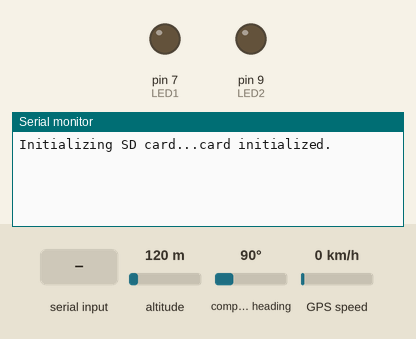
A sketch run on a simulated Arduino Uno, built with avr-gcc and run on an emulated ATmega328P. Parts: output pins drawn as LEDs (lit = HIGH), the last lines printed to the serial monitor. The test bench sets the inputs (shaded band); at power-on: altitude 120 m, compass heading 90°, GPS speed 0 km/h. Storage starts empty; the GPS gets a fix after 3 s at 37.7749, -122.4194 with 8 satellites.

Above: at 1.2 s.
1.3 s: "i" received over Serial
At 4.5 s:
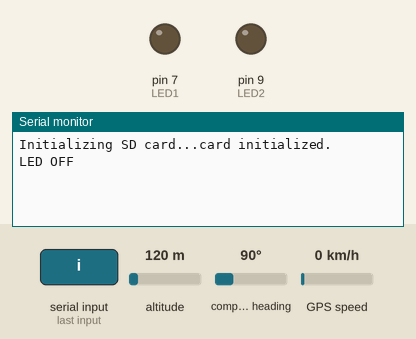
4.8 s: "f" received over Serial
At 7.7 s:
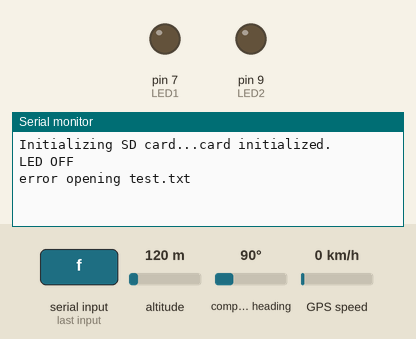
8.3 s: "c90\n" received over Serial
At 10.7 s:
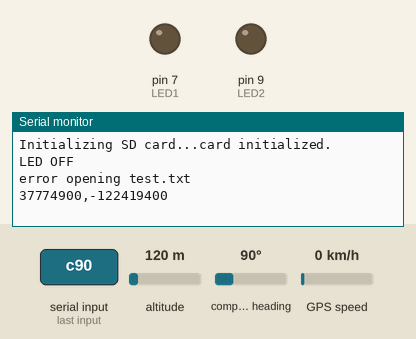

The sketch:

andruino_demov4.ino
```cpp
#include <SoftwareSerial.h>
#include <TinyGPS.h>
#include <SPI.h>
#include <SD.h>

/* Bluetooth is on dedicated serial pins (0,1)
 Make sure to unplug when uploading sketches!
 or using serial monitor.
 UBLOX NEO-6M GPS module is 9600 3.3v but has onboard converter
*/

SoftwareSerial gpsSerial(2, 3); // (rx,tx) create gps sensor connection
TinyGPS gps; // create gps object

const int CS = 10; // chip/slave select
const int LED1 = 7;  // green led
const int LED2 = 9;  // red led  ~

long lat,lon; // location

bool record = false;        // save location stream to file
bool display_gps = false;  // send location stream to display

File dataFile;  // "log.csv" SD card

void setup() {
  Serial.begin(9600); // connect serial
  gpsSerial.begin(9600); // connect gps sensor

  pinMode(LED1, OUTPUT);
  pinMode(LED2, OUTPUT);

  Serial.print("Initializing SD card...");
  pinMode(CS, OUTPUT);

  // if card is present, try to initialize
  if (!SD.begin(CS))
    Serial.println("Card failed, or not present");
  else
    Serial.println("card initialized.");
  }

void loop() {

  while(gpsSerial.available()){ // check for gps data
    if(gps.encode(gpsSerial.read())) { // encode gps data
      gps.get_position(&lat,&lon); // get latitude and longitude

      if (record) {
        dataFile = SD.open("log.csv", FILE_WRITE);
        if (dataFile) {
          String dataString = String(lat) + "," + String(lon);
          dataFile.println(dataString);
          dataFile.close();
        }
        // if the file isn't open, pop up an error:
        else {
          Serial.println("error opening log.csv");
        }
      }
      if (display_gps) {
        // display position
        Serial.print("lat: ");Serial.print(lat);Serial.print(" ");// print latitude
        Serial.print("lon: ");Serial.println(lon); // print longitude
      }
    }
  }


  /* State machine */
  /*****************/
  String text; // arduino is weird, that is all. may just have too many locals
  if (Serial.available() > 0) {  // if there is data to be read

  char c = Serial.read();
  int pin, val, bin;
  //if (Serial.available() > 0)
    pin = Serial.parseInt();
  //if (Serial.available() > 0) {
    Serial.read();
    val = Serial.parseInt();
  //}
  bin = pin;

    switch (c) {
      case 'p':                  // set pinMode
        pinMode(pin, val);
        break;

      case 'a':                 // PWM        %256 if you change seekbar
        analogWrite(pin, val);  // accepts values 0 - 255
        break;

      case 'w':                  // digitalWrite
        digitalWrite(pin, val);
        break;

      case 'c':                  //
        text = String(lat) + "," + String(lon);
        Serial.println(text);
        break;

      case 's':                 // toggle ave file
        if (bin > 0)
          record = true;
        else record = false;
        break;

      case 'g':                 // togglesend GPS to serial
        if (bin > 0)
          display_gps = true;
        else display_gps = false;
        break;

      case 'f':                // file to serial
        // re-open the file for reading:
        dataFile = SD.open("log.csv", FILE_READ);
        if (dataFile) {
          Serial.println("log.csv:");
          // read from the file until there's nothing else in it:
          while (dataFile.available()) {
            Serial.write(dataFile.read());
          }
          // close the file:
          dataFile.close();
        } else {
        // if the file didn't open, print an error:
        Serial.println("error opening test.txt");
        }
        break;

      case 'd':
        //delay = pin; not implemented
      break;

      case 'i':                    // digitalWrite
        if (bin == 0) {
          digitalWrite(LED1, LOW);  // if 1, switch LED Off
          Serial.println("LED OFF");  // print message
        }
        else if (bin == 1) {
          digitalWrite(LED1, HIGH); // if 0, switch LED on
          Serial.println("LED ON");
        }
        break;

      case 'j':                    // digitalWrite
        if (bin == 0) {
          digitalWrite(LED2, LOW);  // if 1, switch LED Off
          Serial.println("LED OFF");  // print message
        }
        else if (bin == 1) {
          digitalWrite(LED2, HIGH); // if 0, switch LED on
          Serial.println("LED ON");
        }
        break;
      }
  }
}

// delay function from Italian TinyGPS guy
// that does not disrupt gps feed
static void smartdelay(unsigned long ms)
{
  unsigned long start = millis();
  do {
    while (gpsSerial.available())
      gps.encode(gpsSerial.read());
  } while (millis() - start < ms);
}
```

Measured:
- after the input at 1.3 s, the serial monitor: prints a new line after 2.0 s (image 1)
- after the input at 4.8 s, the serial monitor: prints a new line after 2.0 s (image 2)
- after the input at 8.3 s, the serial monitor: prints a new line after 1.0 s (image 3)
